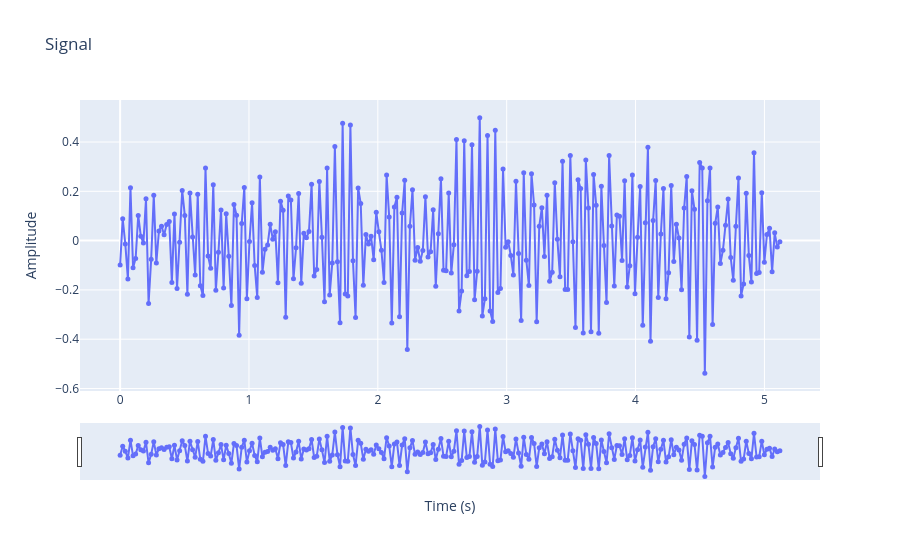

Write notebook code for a chart like this one.
### Markdown cell above
### Plot filtered signal

### Code cell
plotSignal(t, filtered_signal)

### Figure 1 — Plotly figure (JSON) as saved in the notebook; plotly's stock layout.template omitted (floating-point values rounded to 4 significant figures; data arrays with more than 128 entries replaced by an {"elided": "..."} marker saying what was removed)
{"data": [{"marker": {"size": 5}, "mode": "lines+markers", "name": "Signal", "type": "scatter", "x": {"elided": "256 float values"}, "y": {"elided": "256 float values"}}], "layout": {"hovermode": "x unified", "title": {"text": "Signal"}, "xaxis": {"rangeslider": {"visible": true}, "title": {"text": "Time (s)"}}, "yaxis": {"title": {"text": "Amplitude"}}}}
